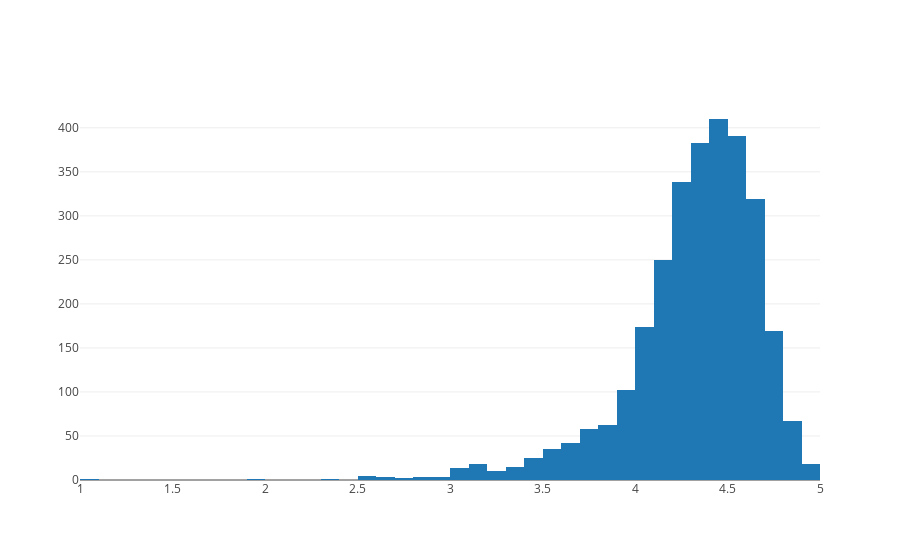

Source (notebook cell):
### Markdown cell above
## Average rating of apps
Do any apps perform really good or really bad?

### Code cell
data = [go.Histogram(
        x = df.Rating,
        xbins = {'start': 1, 'size': 0.1, 'end' :5}
)]

print(np.mean(df['Rating']))
plotly.offline.iplot(data, filename='overall_rating_distribution')

### Figure 1 — Plotly figure (JSON) as saved in the notebook; plotly's stock layout.template omitted (floating-point values rounded to 4 significant figures; data arrays with more than 128 entries replaced by an {"elided": "..."} marker saying what was removed)
{"data": [{"type": "histogram", "uid": "27f18114-9a90-11e8-9e00-88e9fe7785ac", "x": {"elided": "3091 float values"}, "xbins": {"end": 5, "size": 0.1, "start": 1}}], "layout": {}}
